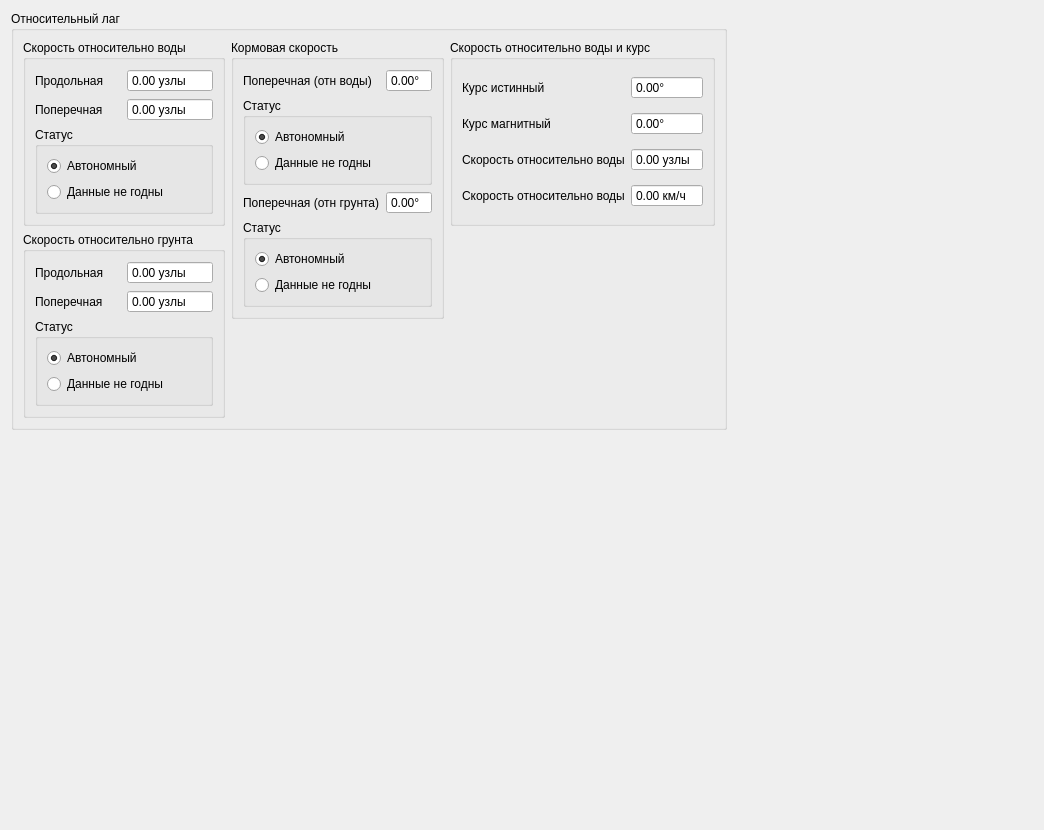
<?xml version="1.0" encoding="UTF-8"?>
<ui version="4.0">
 <class>LagRel</class>
 <widget class="QWidget" name="LagRel">
  <property name="geometry">
   <rect>
    <x>0</x>
    <y>0</y>
    <width>1044</width>
    <height>830</height>
   </rect>
  </property>
  <property name="windowTitle">
   <string>Form</string>
  </property>
  <layout class="QGridLayout" name="gridLayout">
   <item row="0" column="0">
    <widget class="QGroupBox" name="groupBox_9">
     <property name="sizePolicy">
      <sizepolicy hsizetype="Maximum" vsizetype="Maximum">
       <horstretch>0</horstretch>
       <verstretch>0</verstretch>
      </sizepolicy>
     </property>
     <property name="title">
      <string>Относительный лаг</string>
     </property>
     <layout class="QGridLayout" name="gridLayout_18">
      <item row="0" column="0">
       <widget class="QGroupBox" name="groupBox_13">
        <property name="title">
         <string>Скорость относительно воды</string>
        </property>
        <layout class="QGridLayout" name="gridLayout_14">
         <item row="0" column="0">
          <widget class="QLabel" name="label_13">
           <property name="text">
            <string>Продольная</string>
           </property>
          </widget>
         </item>
         <item row="0" column="1">
          <widget class="QDoubleSpinBox" name="doubleSpinBox_Longitudinal_water_speed">
           <property name="buttonSymbols">
            <enum>QAbstractSpinBox::NoButtons</enum>
           </property>
           <property name="suffix">
            <string> узлы</string>
           </property>
          </widget>
         </item>
         <item row="1" column="0">
          <widget class="QLabel" name="label_14">
           <property name="text">
            <string>Поперечная</string>
           </property>
          </widget>
         </item>
         <item row="1" column="1">
          <widget class="QDoubleSpinBox" name="doubleSpinBox_Transverse_wated_speed">
           <property name="buttonSymbols">
            <enum>QAbstractSpinBox::NoButtons</enum>
           </property>
           <property name="suffix">
            <string> узлы</string>
           </property>
          </widget>
         </item>
         <item row="2" column="0" colspan="2">
          <widget class="QGroupBox" name="groupBox_14">
           <property name="title">
            <string>Статус</string>
           </property>
           <layout class="QGridLayout" name="gridLayout_15">
            <item row="0" column="0">
             <widget class="QRadioButton" name="radioButton_StatusWater_A">
              <property name="text">
               <string>Автономный</string>
              </property>
              <property name="checked">
               <bool>true</bool>
              </property>
             </widget>
            </item>
            <item row="1" column="0">
             <widget class="QRadioButton" name="radioButton_StatusWater_V">
              <property name="text">
               <string>Данные не годны</string>
              </property>
             </widget>
            </item>
           </layout>
          </widget>
         </item>
        </layout>
       </widget>
      </item>
      <item row="0" column="1" rowspan="2">
       <widget class="QGroupBox" name="groupBox_10">
        <property name="title">
         <string>Кормовая скорость</string>
        </property>
        <layout class="QGridLayout" name="gridLayout_11">
         <item row="0" column="0">
          <widget class="QLabel" name="label_11">
           <property name="text">
            <string>Поперечная (отн воды)</string>
           </property>
          </widget>
         </item>
         <item row="0" column="1">
          <widget class="QDoubleSpinBox" name="doubleSpinBox_Stern_water">
           <property name="buttonSymbols">
            <enum>QAbstractSpinBox::NoButtons</enum>
           </property>
           <property name="suffix">
            <string>°</string>
           </property>
          </widget>
         </item>
         <item row="1" column="0" colspan="2">
          <widget class="QGroupBox" name="groupBox_11">
           <property name="title">
            <string>Статус</string>
           </property>
           <layout class="QGridLayout" name="gridLayout_12">
            <item row="0" column="0">
             <widget class="QRadioButton" name="radioButton_Stern_water_A">
              <property name="text">
               <string>Автономный</string>
              </property>
              <property name="checked">
               <bool>true</bool>
              </property>
             </widget>
            </item>
            <item row="1" column="0">
             <widget class="QRadioButton" name="radioButton_Stern_water_V">
              <property name="text">
               <string>Данные не годны</string>
              </property>
             </widget>
            </item>
           </layout>
          </widget>
         </item>
         <item row="2" column="0">
          <widget class="QLabel" name="label_12">
           <property name="text">
            <string>Поперечная (отн грунта)</string>
           </property>
          </widget>
         </item>
         <item row="2" column="1">
          <widget class="QDoubleSpinBox" name="doubleSpinBox_Stern_Ground">
           <property name="buttonSymbols">
            <enum>QAbstractSpinBox::NoButtons</enum>
           </property>
           <property name="suffix">
            <string>°</string>
           </property>
          </widget>
         </item>
         <item row="3" column="0" colspan="2">
          <widget class="QGroupBox" name="groupBox_12">
           <property name="title">
            <string>Статус</string>
           </property>
           <layout class="QGridLayout" name="gridLayout_13">
            <item row="0" column="0">
             <widget class="QRadioButton" name="radioButton_Stern_Ground_A">
              <property name="text">
               <string>Автономный</string>
              </property>
              <property name="checked">
               <bool>true</bool>
              </property>
             </widget>
            </item>
            <item row="1" column="0">
             <widget class="QRadioButton" name="radioButton_Stern_Ground_V">
              <property name="text">
               <string>Данные не годны</string>
              </property>
             </widget>
            </item>
           </layout>
          </widget>
         </item>
        </layout>
       </widget>
      </item>
      <item row="0" column="2">
       <widget class="QGroupBox" name="groupBox_17">
        <property name="title">
         <string>Скорость относительно воды и курс</string>
        </property>
        <layout class="QGridLayout" name="gridLayout_10">
         <item row="0" column="0">
          <widget class="QLabel" name="label_17">
           <property name="text">
            <string>Курс истинный</string>
           </property>
          </widget>
         </item>
         <item row="0" column="1">
          <widget class="QDoubleSpinBox" name="doubleSpinBox_Heading_T">
           <property name="buttonSymbols">
            <enum>QAbstractSpinBox::NoButtons</enum>
           </property>
           <property name="suffix">
            <string>°</string>
           </property>
          </widget>
         </item>
         <item row="1" column="0">
          <widget class="QLabel" name="label_18">
           <property name="text">
            <string>Курс магнитный</string>
           </property>
          </widget>
         </item>
         <item row="1" column="1">
          <widget class="QDoubleSpinBox" name="doubleSpinBox_Heading_M">
           <property name="buttonSymbols">
            <enum>QAbstractSpinBox::NoButtons</enum>
           </property>
           <property name="suffix">
            <string>°</string>
           </property>
          </widget>
         </item>
         <item row="2" column="0">
          <widget class="QLabel" name="label_19">
           <property name="text">
            <string>Скорость относительно воды</string>
           </property>
          </widget>
         </item>
         <item row="2" column="1">
          <widget class="QDoubleSpinBox" name="doubleSpinBox_Speed_kn">
           <property name="buttonSymbols">
            <enum>QAbstractSpinBox::NoButtons</enum>
           </property>
           <property name="suffix">
            <string> узлы</string>
           </property>
          </widget>
         </item>
         <item row="3" column="0">
          <widget class="QLabel" name="label_20">
           <property name="text">
            <string>Скорость относительно воды</string>
           </property>
          </widget>
         </item>
         <item row="3" column="1">
          <widget class="QDoubleSpinBox" name="doubleSpinBox_Speed_km">
           <property name="buttonSymbols">
            <enum>QAbstractSpinBox::NoButtons</enum>
           </property>
           <property name="suffix">
            <string> км/ч</string>
           </property>
          </widget>
         </item>
        </layout>
       </widget>
      </item>
      <item row="1" column="0" rowspan="2">
       <widget class="QGroupBox" name="groupBox_15">
        <property name="title">
         <string>Скорость относительно грунта </string>
        </property>
        <layout class="QGridLayout" name="gridLayout_16">
         <item row="0" column="0">
          <widget class="QLabel" name="label_15">
           <property name="text">
            <string>Продольная</string>
           </property>
          </widget>
         </item>
         <item row="0" column="1">
          <widget class="QDoubleSpinBox" name="doubleSpinBox_Longitudinal_ground_speed">
           <property name="buttonSymbols">
            <enum>QAbstractSpinBox::NoButtons</enum>
           </property>
           <property name="suffix">
            <string> узлы</string>
           </property>
          </widget>
         </item>
         <item row="1" column="0">
          <widget class="QLabel" name="label_16">
           <property name="text">
            <string>Поперечная</string>
           </property>
          </widget>
         </item>
         <item row="1" column="1">
          <widget class="QDoubleSpinBox" name="doubleSpinBox_Transverse_ground_speed">
           <property name="buttonSymbols">
            <enum>QAbstractSpinBox::NoButtons</enum>
           </property>
           <property name="suffix">
            <string> узлы</string>
           </property>
          </widget>
         </item>
         <item row="2" column="0" colspan="2">
          <widget class="QGroupBox" name="groupBox_16">
           <property name="title">
            <string>Статус</string>
           </property>
           <layout class="QGridLayout" name="gridLayout_17">
            <item row="0" column="0">
             <widget class="QRadioButton" name="radioButton_StatusGround_A">
              <property name="text">
               <string>Автономный</string>
              </property>
              <property name="checked">
               <bool>true</bool>
              </property>
             </widget>
            </item>
            <item row="1" column="0">
             <widget class="QRadioButton" name="radioButton_StatusGround_V">
              <property name="text">
               <string>Данные не годны</string>
              </property>
             </widget>
            </item>
           </layout>
          </widget>
         </item>
        </layout>
       </widget>
      </item>
      <item row="2" column="1">
       <spacer name="verticalSpacer_5">
        <property name="orientation">
         <enum>Qt::Vertical</enum>
        </property>
        <property name="sizeHint" stdset="0">
         <size>
          <width>20</width>
          <height>40</height>
         </size>
        </property>
       </spacer>
      </item>
      <item row="1" column="2" rowspan="2">
       <spacer name="verticalSpacer_3">
        <property name="orientation">
         <enum>Qt::Vertical</enum>
        </property>
        <property name="sizeHint" stdset="0">
         <size>
          <width>20</width>
          <height>40</height>
         </size>
        </property>
       </spacer>
      </item>
     </layout>
    </widget>
   </item>
   <item row="0" column="1">
    <spacer name="horizontalSpacer">
     <property name="orientation">
      <enum>Qt::Horizontal</enum>
     </property>
     <property name="sizeHint" stdset="0">
      <size>
       <width>114</width>
       <height>20</height>
      </size>
     </property>
    </spacer>
   </item>
   <item row="1" column="0">
    <spacer name="verticalSpacer">
     <property name="orientation">
      <enum>Qt::Vertical</enum>
     </property>
     <property name="sizeHint" stdset="0">
      <size>
       <width>20</width>
       <height>345</height>
      </size>
     </property>
    </spacer>
   </item>
  </layout>
 </widget>
 <resources/>
 <connections/>
</ui>
